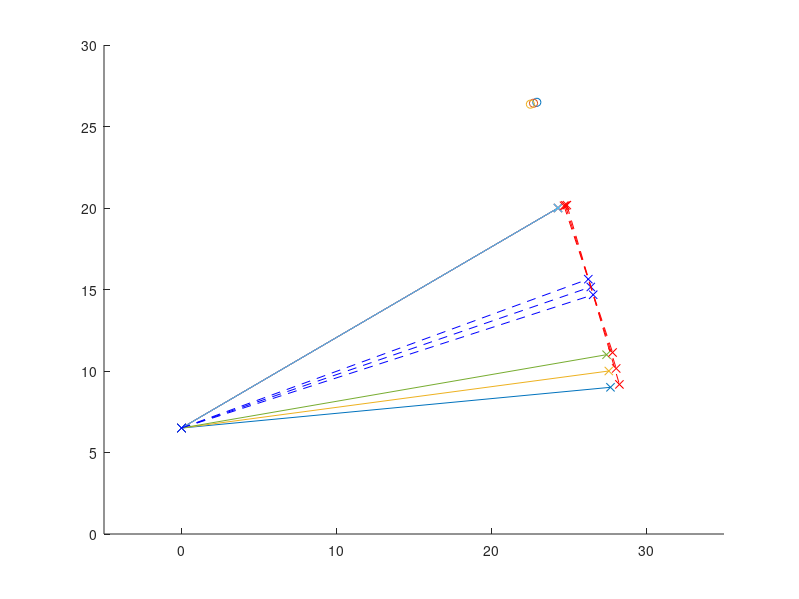
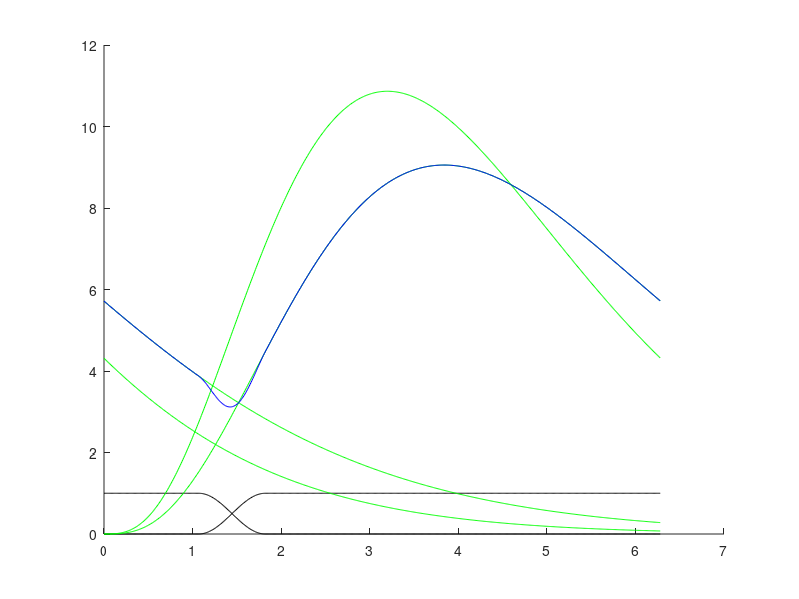
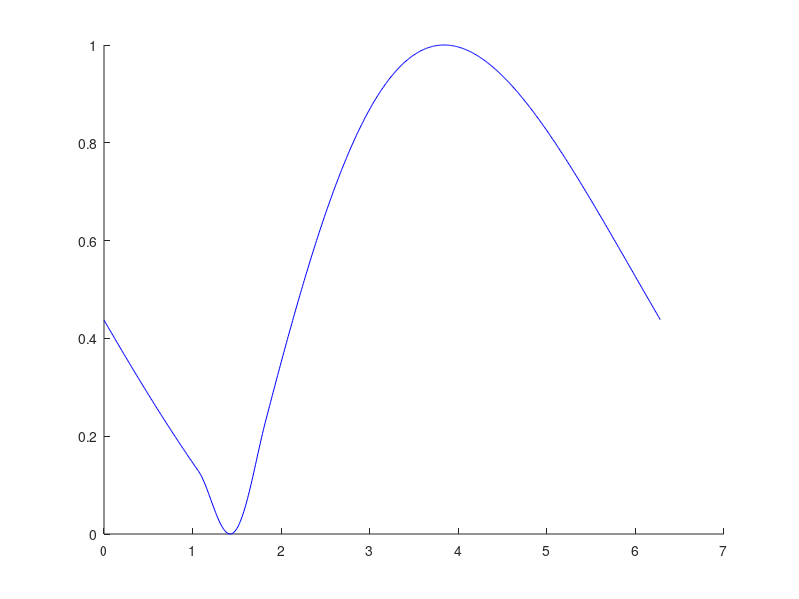
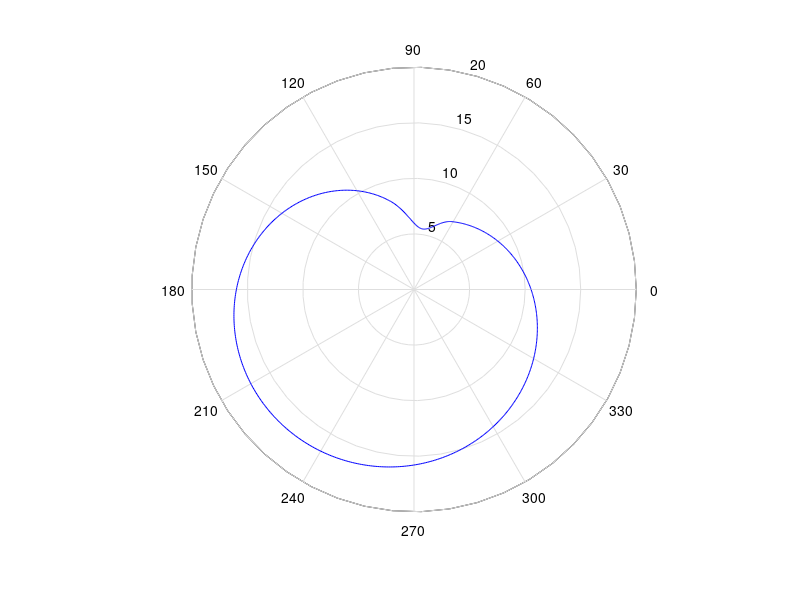

The MATLAB script that drew these images, in order:
% The OxyGEN proyect by Profoty.xyz
% Together against the Covid-19
% V4.0 rev.17/03/2020
% 
% Website/blog: oxygen.protofy.xyz
% Contact: oxygen@protofy.xyz


%GEOMETRICAL PARAMETERS

clear;

%Length from the bearing to the hinge
l0 = 27.5;

%Length of the vertical wall that supports the hinge
h0 = 6.5;

%Lenght of the vertical support of the bearing
hb = 4.0;

%Bearing radius
br = 1.1;

%Array of different max and min positions of the bearing
h1a = [9, 10, 11];
h2a = [20, 20, 20];

%Number of cycles per cam turn (1 to 3).
nc = 1;

%Minimum radius of the camshaft
rmin = 5.5;


%BREATHING CYCLE PARAMETERS

%Duration of the inhale cycle / duration of the whole cycle
lambda1 = 0.500;
lambda2 = 0.230;

%Soft transition between inhale and exhale cycles
dpsi21 = 0.12;
dpsi12 = 0.15;

%Adjust parameters of the inhale curve
ga1 = 4.2;
gb1 = 1.2;
ff1 = 50;

%Adjust parametes of the exhale curve
ga2 = 4.2;
gb2 = 1;
ff2 = 50;


%GENERATION OF THE CURVES AND THE CAMSHAFT

%Generation of the geometry

l = sqrt(l0^2+hb^2);


for i = 1:numel(h1a);
    
    ymin(i) = h1a(i);
    ymax(i) = h2a(i);
    
    alphamin(i) = acos((h0 - h1a(i)) / l);
    alphamax(i) = acos((h0 - h2a(i)) / l);
    
    xmin(i) = l*sin(alphamin(i));    
    xmax(i) = l*sin(alphamax(i));
    
    d(i) = sqrt((xmin(i)-xmax(i))^2 + (ymin(i)-ymax(i))^2);
    
    alphatan(i) = (alphamin(i) + alphamax(i)) / 2;
    
    xtan(i) = l*sin(alphatan(i));    
    ytan(i) = h0 - l*cos(alphatan(i));
    
    xsup(i) = xtan(i) + (d(i)/2)*cos(alphatan(i));
    xinf(i) = xtan(i) - (d(i)/2)*cos(alphatan(i));
    
    ysup(i) = ytan(i) + (d(i)/2)*sin(alphatan(i));
    yinf(i) = ytan(i) - (d(i)/2)*sin(alphatan(i));
    
    xcam(i) = xtan(i) + (d(i)/2 + rmin + br)*cos(alphatan(i));
    ycam(i) = ytan(i) + (d(i)/2 + rmin + br)*sin(alphatan(i));
    
end;


%Time increment
dt = 0.01;

%time coordinate during the whole cycle
theta = 0:dt:2*pi;

%Generation of the soft transition between inhale and exhale curves
psi1 = [];
psi2 = [];

for i = 1:numel(theta);
    
    if theta(i) < (lambda2-dpsi21/2)*2*pi;
        psi1(i) = 0;
        
    elseif theta(i) < (lambda2+dpsi21/2)*2*pi;
        psi1(i) = 0.5 + 0.5*cos((theta(i)-(lambda2+dpsi21/2)*2*pi)/(2*dpsi21));
        
    else theta(i) < (lambda1-dpsi12/2)*2*pi;
        psi1(i) = 1;
        
    end;
    
    psi2(i) = 1 - psi1(i);
    
end;    


%Generation of the complete breathing cycle rho(theta)

rho = [];
rho1 = [];
rho2 = [];
rho2next = [];

rhomin = 1000;
rhomax = 0;

for i = 1:numel(theta);
    
    %Inhale curve
    rho1(i) = ff1*gampdf(theta(i), ga1, gb1);
    rho1next(i) = ff1*gampdf(theta(i)+2*pi, ga1, gb1);
    
    %Exhale curve
    rho2(i) = ff2*gampdf(theta(i), ga2, gb2);
    rho2next(i) = ff2*gampdf(theta(i)+2*pi, ga2, gb2);
    
   
    rho(i) = psi1(i)*rho1(i) + psi2(i)*rho1next(i);
 
    
    %Capturing min and max in order to generate the normalized curve
    if rho(i) > rhomax
        rhomax = rho(i);
    end;
    
    if rho(i) < rhomin
        rhomin = rho(i);
    end;

end;


%Generation of a normalised curve and camshaft

rhonorm = [];
rhocam = [];

for i = 1:numel(theta);
    
    rhonorm(i) = (rho(i)-rhomin)/(rhomax-rhomin);
        
    for n = 1:numel(d)
        
        rhocam(n,i) = rmin + rhonorm(i)*d(n);
        
    end;
    
end;


%Generation of the first derivate of the camshaft geometry to analize and
%validate the design

drho = [];
drhonorm = [];
drhocam = [];

a = rmin;
b = 1/dt;

for i = 1 : numel(rho)-1;
    
    drho(i) = b*(rho(i+1)-rho(i));
    drhonorm(i) = b*(rhonorm(i+1)-rhonorm(i));
    drhocam(i) = b*(rhocam(i+1)-rhocam(i)) + a;
    
end;

drho(numel(rho)) = b*(rho(1)-rho(numel(rho)));
drhonorm(numel(rhonorm)) = b*(rhonorm(1)-rhonorm(numel(rhonorm)));
drhocam(numel(rhocam)) = b*(rhocam(1)-rhocam(numel(rhocam))) + a;


%X and Y coordinates during two cycles (for 2-cycle camshaft plot)

theta2 = [theta/2, (2*pi+theta)/2];

rhocam2 = [rhocam, rhocam];
drhocam2 = [drho, drho];


%X and Y coordinates during three cycles (for 3-cycle camshaft plot)

theta3 = [theta/3, (2*pi+theta)/3, (4*pi+theta)/3];

rhocam3 = [rhocam, rhocam, rhocam];
drhocam3 = [drho, drho, drho];



%GENERATION OF THE PLOTS

%Trying to print it out in real size (FAIL)
%set(gcf,'PaperUnits','centimeters'); 
%set(gcf,'PaperSize',[42 29.7]);


fpos = figure('Name', 'Dimensions', 'Units', 'centimeters', 'NumberTitle', 'off');
set(gcf,'PaperUnits','centimeters', 'PaperSize', [42/2 27.9/2]);
set(gcf, 'units', 'centimeters', 'position', [0, 0, 28, 20]);
fpos = gcf;
hold on

xlim([-5 35]);
ylim([0 30]);

for i = 1:numel(xmin)
    
    plot([0, xmin(i)], [h0, ymin(i)], '-x')    
    plot([0, xmax(i)], [h0, ymax(i)], '-x')
    
    plot([0, xtan(i)], [h0, ytan(i)], '--xb')
    
    plot([xsup(i), xinf(i)], [ysup(i), yinf(i)], '--xr')
    scatter(xcam(i), ycam(i))

end;

hold off




%Plot of the breathing cycle interpolation by curves

fcycle = figure('Name', 'Breath Cycle curves', 'Units', 'centimeters', 'NumberTitle', 'off');

hold on
plot(theta, psi1, '-k')
plot(theta, psi2, '-k')
plot(theta, rho1, '-g')
plot(theta, rho1next, '-g')
plot(theta, rho2, '-g')
plot(theta, rho2next, '-g')
%plot(theta, drho, '-r')
plot(theta, rho, '-b')
hold off

set(gcf,'PaperUnits','centimeters', 'PaperSize', [42/2 27.9/2]);
set(gcf, 'units', 'centimeters', 'position', [0, 0, 27.9, 27.9]);
fcam3 = gcf;


%Plot of the normalized breathing cycle and first derivate


fnorm = figure('Name', 'Normalized Breath Cycle', 'Units', 'centimeters', 'NumberTitle', 'off');

hold on
%plot(theta, drhonorm, '-r')
plot(theta, rhonorm, '-b')
hold off

set(gcf,'PaperUnits','centimeters', 'PaperSize', [42/2 27.9/2]);
set(gcf, 'units', 'centimeters', 'position', [0, 0, 27.9, 27.9]);
fcam3 = gcf;


%Plot of a 1-cycle camshaft

for n = 1:numel(d)

    fcam1 = figure('Name', '1-Cycle Camshaft', 'Units', 'centimeters', 'NumberTitle', 'off');
    %hold on
   
    %polarplot(theta, drhocam, '-r')
    polar(theta, rhocam(n,:), '-b')

    
    %rlim([0 25]);
    hold off

    set(gcf,'PaperUnits','centimeters', 'PaperSize', [42 27.9]);
    set(gcf, 'units', 'centimeters', 'position', [0, 0, 27.9, 27.9]);
    fcam3 = gcf;
    
end


% %Plot of a 2-cycle camshaft
% 
% fcam2 = figure('Name', '2-Cycle', 'Units', 'centimeters', 'NumberTitle', 'off');
% 
% %hold on;
% %polar(theta, drhocam2, '-r')
% polar(theta2, rhocam2, '-b')
% %hold off;
% 
% set(gcf,'PaperUnits','centimeters', 'PaperSize', [42 27.9]);
% set(gcf, 'units', 'centimeters', 'position', [0, 0, 27.9, 27.9]);
% fcam3 = gcf;
% 
% 
% %Plot of a 3-cycle camshaft
% 
% fcam3 = figure('Name', '3-Cycle', 'Units', 'centimeters', 'NumberTitle', 'off');
% 
% %hold on;
% %polar(theta,drhocam3)
% polar(theta3, rhocam3)
% %hold off;
% 
% set(gcf,'PaperUnits','centimeters', 'PaperSize', [42 27.9]);
% set(gcf, 'units', 'centimeters', 'position', [0, 0, 27.9, 27.9]);
% fcam3 = gcf;

% The OxyGEN proyect by Profoty.xyz
% Together against the Covid-19
% V4.0 rev.17/03/2020
% 
% Website/blog: oxygen.protofy.xyz
% Contact: oxygen@protofy.xyz